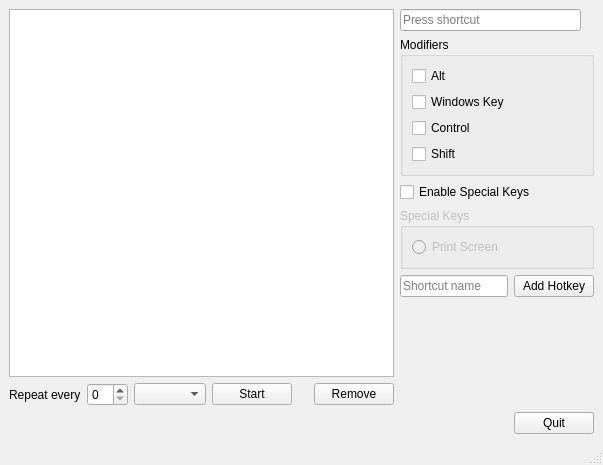
<?xml version="1.0" encoding="UTF-8"?>
<ui version="4.0">
 <class>MainWindow</class>
 <widget class="QMainWindow" name="MainWindow">
  <property name="geometry">
   <rect>
    <x>0</x>
    <y>0</y>
    <width>603</width>
    <height>465</height>
   </rect>
  </property>
  <property name="focusPolicy">
   <enum>Qt::StrongFocus</enum>
  </property>
  <property name="windowTitle">
   <string>HotkeyAutoExecute</string>
  </property>
  <widget class="QWidget" name="centralwidget">
   <layout class="QGridLayout" name="gridLayout" columnstretch="1,0">
    <item row="0" column="0">
     <widget class="QListView" name="availableHotkeys"/>
    </item>
    <item row="0" column="1" rowspan="2">
     <layout class="QVBoxLayout" name="verticalLayout">
      <item>
       <layout class="QHBoxLayout" name="horizontalLayout_4"/>
      </item>
      <item>
       <layout class="QHBoxLayout" name="horizontalLayout_3">
        <item>
         <widget class="KeyInputEdit" name="keySequenceEdit">
          <property name="toolTip">
           <string>&lt;html&gt;&lt;head/&gt;&lt;body&gt;&lt;p&gt;Multiple key sequences (e.g. CTRL-D, ALT-C) will be reduced into a single sequence, with the first one being selected (e.g. CTRL-D).&lt;/p&gt;&lt;/body&gt;&lt;/html&gt;</string>
          </property>
         </widget>
        </item>
        <item>
         <widget class="QLabel" name="helpLabel">
          <property name="maximumSize">
           <size>
            <width>16</width>
            <height>16</height>
           </size>
          </property>
          <property name="mouseTracking">
           <bool>false</bool>
          </property>
          <property name="toolTip">
           <string>&lt;!DOCTYPE HTML PUBLIC &quot;-//W3C//DTD HTML 4.0//EN&quot; &quot;http://www.w3.org/TR/REC-html40/strict.dtd&quot;&gt;
&lt;html&gt;&lt;head&gt;&lt;meta name=&quot;qrichtext&quot; content=&quot;1&quot; /&gt;&lt;meta charset=&quot;utf-8&quot; /&gt;&lt;style type=&quot;text/css&quot;&gt;
p, li { white-space: pre-wrap; }
hr { height: 1px; border-width: 0; }
&lt;/style&gt;&lt;/head&gt;&lt;body style=&quot; font-family:'Segoe UI'; font-size:9pt; font-weight:400; font-style:normal;&quot;&gt;
&lt;p style=&quot; margin-top:0px; margin-bottom:0px; margin-left:0px; margin-right:0px; -qt-block-indent:0; text-indent:0px;&quot;&gt;Enter the desired keyboard shortcut in the box &amp;quot;Press shortcut&amp;quot;. Some shortcuts cannot be recorded since they are immediately intercepted and interpreted by the application that registered them. One example is the Xbox screenshot shortcut Win+Alt+Prnt. You can use the modifier checkboxes and special key selecion in such situations instead.&lt;/p&gt;
&lt;p style=&quot;-qt-paragraph-type:empty; margin-top:0px; margin-bottom:0px; margin-left:0px; margin-right:0px; -qt-block-indent:0; text-indent:0px;&quot;&gt;&lt;br /&gt;&lt;/p&gt;
&lt;p style=&quot; margin-top:0px; margin-bottom:0px; margin-left:0px; margin-right:0px; -qt-block-indent:0; text-indent:0px;&quot;&gt;Note that only one non-modifier key is allowed at any time.&lt;/p&gt;&lt;/body&gt;&lt;/html&gt;</string>
          </property>
          <property name="text">
           <string/>
          </property>
          <property name="pixmap">
           <pixmap resource="../resource/icons.qrc">:/icon/Help.svg</pixmap>
          </property>
          <property name="scaledContents">
           <bool>true</bool>
          </property>
         </widget>
        </item>
       </layout>
      </item>
      <item>
       <widget class="QGroupBox" name="modifiersGroup">
        <property name="enabled">
         <bool>true</bool>
        </property>
        <property name="title">
         <string>Modifiers</string>
        </property>
        <layout class="QVBoxLayout" name="verticalLayout_3">
         <item>
          <widget class="QCheckBox" name="altModifierCheck">
           <property name="text">
            <string>Alt</string>
           </property>
          </widget>
         </item>
         <item>
          <widget class="QCheckBox" name="metaModifierCheck">
           <property name="text">
            <string>Windows Key</string>
           </property>
          </widget>
         </item>
         <item>
          <widget class="QCheckBox" name="controlModifierCheck">
           <property name="text">
            <string>Control</string>
           </property>
          </widget>
         </item>
         <item>
          <widget class="QCheckBox" name="shiftModifierCheck">
           <property name="text">
            <string>Shift</string>
           </property>
          </widget>
         </item>
        </layout>
       </widget>
      </item>
      <item>
       <layout class="QHBoxLayout" name="horizontalLayout_7">
        <item>
         <widget class="QCheckBox" name="enableSpecialKeysCheck">
          <property name="text">
           <string>Enable Special Keys</string>
          </property>
         </widget>
        </item>
        <item>
         <widget class="QLabel" name="specialKeysHelpLabel">
          <property name="maximumSize">
           <size>
            <width>16</width>
            <height>16</height>
           </size>
          </property>
          <property name="mouseTracking">
           <bool>false</bool>
          </property>
          <property name="toolTip">
           <string>&lt;!DOCTYPE HTML PUBLIC &quot;-//W3C//DTD HTML 4.0//EN&quot; &quot;http://www.w3.org/TR/REC-html40/strict.dtd&quot;&gt;
&lt;html&gt;&lt;head&gt;&lt;meta name=&quot;qrichtext&quot; content=&quot;1&quot; /&gt;&lt;meta charset=&quot;utf-8&quot; /&gt;&lt;style type=&quot;text/css&quot;&gt;
p, li { white-space: pre-wrap; }
hr { height: 1px; border-width: 0; }
&lt;/style&gt;&lt;/head&gt;&lt;body style=&quot; font-family:'Segoe UI'; font-size:9pt; font-weight:400; font-style:normal;&quot;&gt;
&lt;p style=&quot; margin-top:0px; margin-bottom:0px; margin-left:0px; margin-right:0px; -qt-block-indent:0; text-indent:0px;&quot;&gt;Only one non-modifier key is allowed at any time. When special keys are enabled, the hotkey input field will be disabled and ignored.&lt;/p&gt;&lt;/body&gt;&lt;/html&gt;</string>
          </property>
          <property name="text">
           <string/>
          </property>
          <property name="pixmap">
           <pixmap resource="../resource/icons.qrc">:/icon/Help.svg</pixmap>
          </property>
          <property name="scaledContents">
           <bool>true</bool>
          </property>
         </widget>
        </item>
       </layout>
      </item>
      <item>
       <widget class="QGroupBox" name="specialKeysGroup">
        <property name="enabled">
         <bool>false</bool>
        </property>
        <property name="title">
         <string>Special Keys</string>
        </property>
        <layout class="QVBoxLayout" name="verticalLayout_4">
         <item>
          <widget class="QRadioButton" name="printModifierCheck">
           <property name="text">
            <string>Print Screen</string>
           </property>
          </widget>
         </item>
        </layout>
       </widget>
      </item>
      <item>
       <layout class="QHBoxLayout" name="horizontalLayout" stretch="0,0">
        <item>
         <widget class="QLineEdit" name="hotkeyName">
          <property name="placeholderText">
           <string>Shortcut name</string>
          </property>
         </widget>
        </item>
        <item>
         <widget class="QPushButton" name="addHotkeyButton">
          <property name="text">
           <string>Add Hotkey</string>
          </property>
         </widget>
        </item>
       </layout>
      </item>
      <item>
       <spacer name="verticalSpacer">
        <property name="orientation">
         <enum>Qt::Vertical</enum>
        </property>
        <property name="sizeHint" stdset="0">
         <size>
          <width>20</width>
          <height>40</height>
         </size>
        </property>
       </spacer>
      </item>
     </layout>
    </item>
    <item row="1" column="0">
     <layout class="QHBoxLayout" name="horizontalLayout_5">
      <item>
       <widget class="QLabel" name="label">
        <property name="text">
         <string>Repeat every</string>
        </property>
       </widget>
      </item>
      <item>
       <widget class="QSpinBox" name="intervalBox"/>
      </item>
      <item>
       <widget class="QComboBox" name="timeUnitBox">
        <property name="currentText">
         <string/>
        </property>
        <property name="maxVisibleItems">
         <number>2</number>
        </property>
       </widget>
      </item>
      <item>
       <widget class="QPushButton" name="startButton">
        <property name="text">
         <string>Start</string>
        </property>
       </widget>
      </item>
      <item>
       <spacer name="horizontalSpacer_4">
        <property name="orientation">
         <enum>Qt::Horizontal</enum>
        </property>
        <property name="sizeHint" stdset="0">
         <size>
          <width>40</width>
          <height>20</height>
         </size>
        </property>
       </spacer>
      </item>
      <item>
       <widget class="QPushButton" name="removeHotkeyButton">
        <property name="text">
         <string>Remove</string>
        </property>
       </widget>
      </item>
     </layout>
    </item>
    <item row="2" column="0" colspan="2">
     <layout class="QHBoxLayout" name="horizontalLayout_2">
      <item>
       <spacer name="horizontalSpacer_3">
        <property name="orientation">
         <enum>Qt::Horizontal</enum>
        </property>
        <property name="sizeHint" stdset="0">
         <size>
          <width>538</width>
          <height>20</height>
         </size>
        </property>
       </spacer>
      </item>
      <item>
       <widget class="QPushButton" name="quitButton">
        <property name="text">
         <string>Quit</string>
        </property>
        <property name="shortcut">
         <string>Ctrl+S</string>
        </property>
       </widget>
      </item>
     </layout>
    </item>
   </layout>
  </widget>
  <widget class="QMenuBar" name="menubar">
   <property name="geometry">
    <rect>
     <x>0</x>
     <y>0</y>
     <width>603</width>
     <height>24</height>
    </rect>
   </property>
  </widget>
  <widget class="QStatusBar" name="statusbar"/>
 </widget>
 <customwidgets>
  <customwidget>
   <class>KeyInputEdit</class>
   <extends>QKeySequenceEdit</extends>
   <header>keyinputedit.h</header>
  </customwidget>
 </customwidgets>
 <resources>
  <include location="../resource/icons.qrc"/>
 </resources>
 <connections>
  <connection>
   <sender>quitButton</sender>
   <signal>clicked()</signal>
   <receiver>MainWindow</receiver>
   <slot>close()</slot>
   <hints>
    <hint type="sourcelabel">
     <x>472</x>
     <y>417</y>
    </hint>
    <hint type="destinationlabel">
     <x>375</x>
     <y>208</y>
    </hint>
   </hints>
  </connection>
  <connection>
   <sender>addHotkeyButton</sender>
   <signal>clicked()</signal>
   <receiver>MainWindow</receiver>
   <slot>addHotkey()</slot>
   <hints>
    <hint type="sourcelabel">
     <x>471</x>
     <y>354</y>
    </hint>
    <hint type="destinationlabel">
     <x>361</x>
     <y>119</y>
    </hint>
   </hints>
  </connection>
  <connection>
   <sender>startButton</sender>
   <signal>clicked()</signal>
   <receiver>MainWindow</receiver>
   <slot>executeHotkeyInterval()</slot>
   <hints>
    <hint type="sourcelabel">
     <x>166</x>
     <y>384</y>
    </hint>
    <hint type="destinationlabel">
     <x>319</x>
     <y>231</y>
    </hint>
   </hints>
  </connection>
 </connections>
 <slots>
  <slot>addHotkey()</slot>
  <slot>executeHotkeyInterval()</slot>
 </slots>
</ui>
